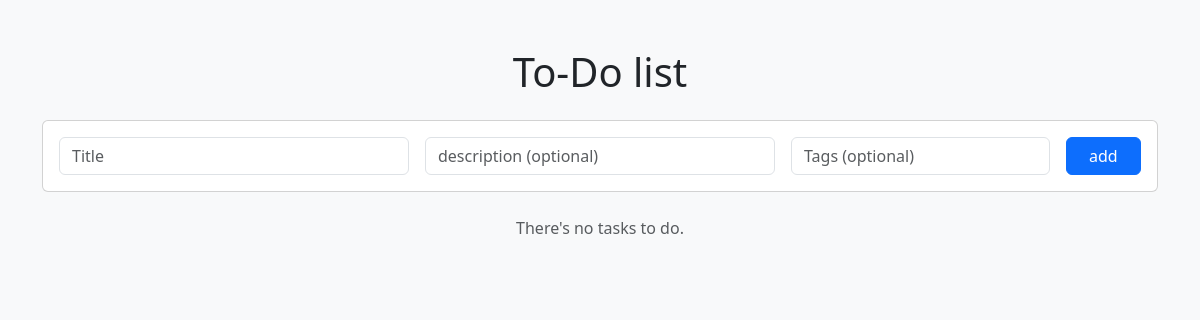
Before: / with the older database file.
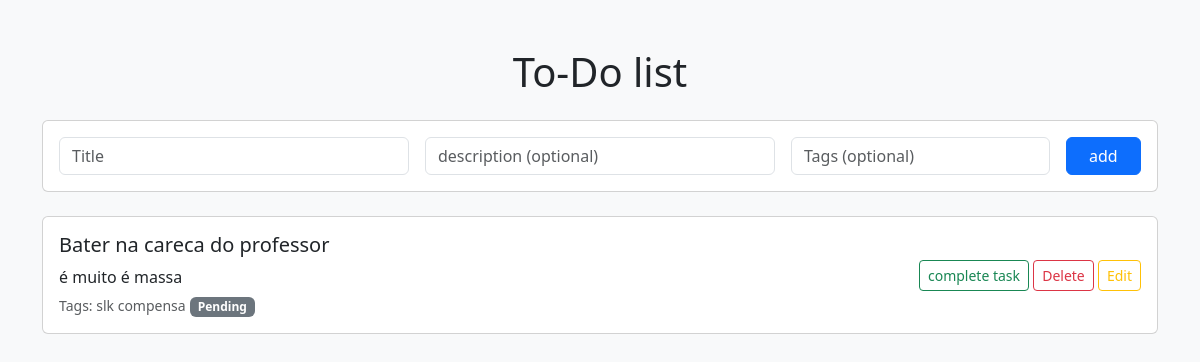
After: the same page with the newer database file.
### app/main.py (models this page shows, shortened)
class Tasks(db.Model):
    id = db.Column(db.Integer, primary_key=True)
    title = db.Column(db.String(100), nullable=False)
    description = db.Column(db.String(200), nullable=True)
    completed = db.Column(db.Boolean, default=False)
    tags = db.Column(db.String(100), nullable=True)

### app/main.py (the view)
@app.route('/')
def index():
    tasks = Tasks.query.all()
    return render_template('home.html', tasks=tasks)

### app/templates/home.html (shortened to what this page needs)
<!DOCTYPE html>
<html lang="english">
<head>
    <link href="https://cdn.jsdelivr.net/npm/bootstrap@5.3.3/dist/css/bootstrap.min.css" rel="stylesheet">
</head>
<body class="bg-light">
    <div class="container mt-5">
        <h1 class="mb-4 text-center">To-Do list</h1>
        <div class="card mb-4">
            <div class="card-body">
                <form action="/add" method="POST" class="row g-3">
                    <div class="col-md-4">
                        <input type="text" name="title" class="form-control" placeholder="Title" required>
                    </div>
                    <div class="col-md-4">
                        <input type="text" name="description" class="form-control" placeholder="description (optional)">
                    </div>
                    <div class="col-md-3">
                        <input type="text" name="tags" class="form-control" placeholder="Tags (optional)">
                    </div>
                    <div class="col-md-1">
                        <button type="submit" class="btn btn-primary w-100">add</button>
                    </div>
                </form>
            </div>
        </div>
        {% for task in tasks %}
            <div class="card mb-2 {% if task.completed %}border-success{% endif %}">
                <div class="card-body d-flex justify-content-between align-items-center">
                    <div>
                        <h5 class="card-title {% if task.completed %}text-decoration-line-through text-muted{% endif %}">
                            {{ task.title }}
                        </h5>
                        <p class="card-text mb-1">{{ task.description or '' }}</p>
                        <small class="text-muted">Tags: {{ task.tags or 'none' }}</small>
                        {% if task.completed == True %}
                            <span class="badge bg-success">Completed</span>
                        {% else %}
                            <span class="badge bg-secondary">Pending</span>
                        {% endif %}
                    </div>
                    <div>
                        <form action="/complete/{{ task.id }}" method="POST" class="d-inline">
                            <button type="submit" class="btn btn-outline-success btn-sm">complete task</button>
                        </form>
                        <form action="/delete/{{ task.id }}" method="POST" class="d-inline">
                            <button type="submit" class="btn btn-outline-danger btn-sm">Delete</button>
                        </form>
                        <form action="/edit/{{ task.id }}" method="GET" class="d-inline">
                            <button type="submit" class="btn btn-outline-warning btn-sm">Edit</button>
                        </form>
                    </div>
                </div>
            </div>
        {% else %}
            <p class="text-center text-muted">There's no tasks to do.</p>
        {% endfor %}
        </div>
</body>
</html>

Changed rows visible on the page:
added Tasks: title "Bater na careca do professor", description "é muito é massa", tags "slk compensa", completed "Pending"
Other visible differences:
text no longer shown: "There's no tasks to do."
